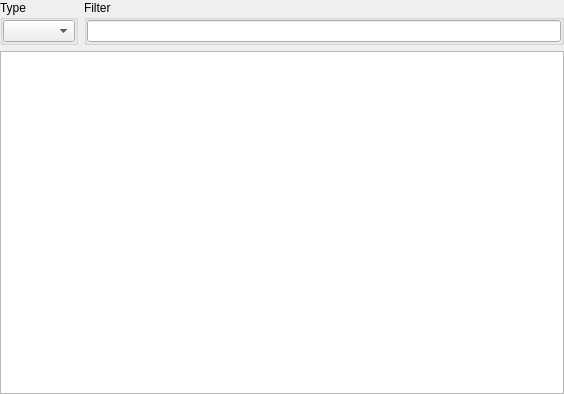
<?xml version="1.0" encoding="UTF-8"?>
<ui version="4.0">
 <class>Archive_widget</class>
 <widget class="QWidget" name="Archive_widget">
  <property name="geometry">
   <rect>
    <x>0</x>
    <y>0</y>
    <width>564</width>
    <height>394</height>
   </rect>
  </property>
  <property name="windowTitle">
   <string>Form</string>
  </property>
  <layout class="QVBoxLayout" name="verticalLayout_5">
   <property name="leftMargin">
    <number>0</number>
   </property>
   <property name="topMargin">
    <number>0</number>
   </property>
   <property name="rightMargin">
    <number>0</number>
   </property>
   <property name="bottomMargin">
    <number>0</number>
   </property>
   <item>
    <layout class="QHBoxLayout" name="horizontalLayout">
     <item>
      <widget class="QGroupBox" name="groupBoxType">
       <property name="title">
        <string>Type</string>
       </property>
       <layout class="QVBoxLayout" name="verticalLayout">
        <property name="leftMargin">
         <number>0</number>
        </property>
        <property name="topMargin">
         <number>0</number>
        </property>
        <property name="rightMargin">
         <number>0</number>
        </property>
        <property name="bottomMargin">
         <number>0</number>
        </property>
        <item>
         <widget class="QComboBox" name="comboBoxType"/>
        </item>
       </layout>
      </widget>
     </item>
     <item>
      <widget class="QGroupBox" name="groupBoxFilter">
       <property name="title">
        <string>Filter</string>
       </property>
       <layout class="QVBoxLayout" name="verticalLayout_2">
        <property name="leftMargin">
         <number>0</number>
        </property>
        <property name="topMargin">
         <number>0</number>
        </property>
        <property name="rightMargin">
         <number>0</number>
        </property>
        <property name="bottomMargin">
         <number>0</number>
        </property>
        <item>
         <widget class="QLineEdit" name="lineEditFilter"/>
        </item>
       </layout>
      </widget>
     </item>
    </layout>
   </item>
   <item>
    <widget class="QStackedWidget" name="stackedWidgetArchive">
     <property name="currentIndex">
      <number>1</number>
     </property>
     <widget class="QWidget" name="pageTree">
      <layout class="QVBoxLayout" name="verticalLayout_4">
       <property name="leftMargin">
        <number>0</number>
       </property>
       <property name="topMargin">
        <number>0</number>
       </property>
       <property name="rightMargin">
        <number>0</number>
       </property>
       <property name="bottomMargin">
        <number>0</number>
       </property>
       <item>
        <widget class="QTreeView" name="treeViewArchive">
         <property name="contextMenuPolicy">
          <enum>Qt::CustomContextMenu</enum>
         </property>
         <property name="editTriggers">
          <set>QAbstractItemView::NoEditTriggers</set>
         </property>
         <attribute name="headerStretchLastSection">
          <bool>false</bool>
         </attribute>
        </widget>
       </item>
      </layout>
     </widget>
     <widget class="QWidget" name="pageTable">
      <layout class="QVBoxLayout" name="verticalLayout_3">
       <property name="leftMargin">
        <number>0</number>
       </property>
       <property name="topMargin">
        <number>0</number>
       </property>
       <property name="rightMargin">
        <number>0</number>
       </property>
       <property name="bottomMargin">
        <number>0</number>
       </property>
       <item>
        <widget class="QTableView" name="tableViewArchive">
         <property name="contextMenuPolicy">
          <enum>Qt::CustomContextMenu</enum>
         </property>
         <property name="editTriggers">
          <set>QAbstractItemView::NoEditTriggers</set>
         </property>
         <property name="selectionMode">
          <enum>QAbstractItemView::SingleSelection</enum>
         </property>
         <property name="selectionBehavior">
          <enum>QAbstractItemView::SelectRows</enum>
         </property>
         <attribute name="verticalHeaderVisible">
          <bool>false</bool>
         </attribute>
         <attribute name="verticalHeaderDefaultSectionSize">
          <number>20</number>
         </attribute>
         <attribute name="verticalHeaderMinimumSectionSize">
          <number>20</number>
         </attribute>
         <attribute name="verticalHeaderStretchLastSection">
          <bool>false</bool>
         </attribute>
        </widget>
       </item>
      </layout>
     </widget>
    </widget>
   </item>
  </layout>
 </widget>
 <resources/>
 <connections/>
</ui>
